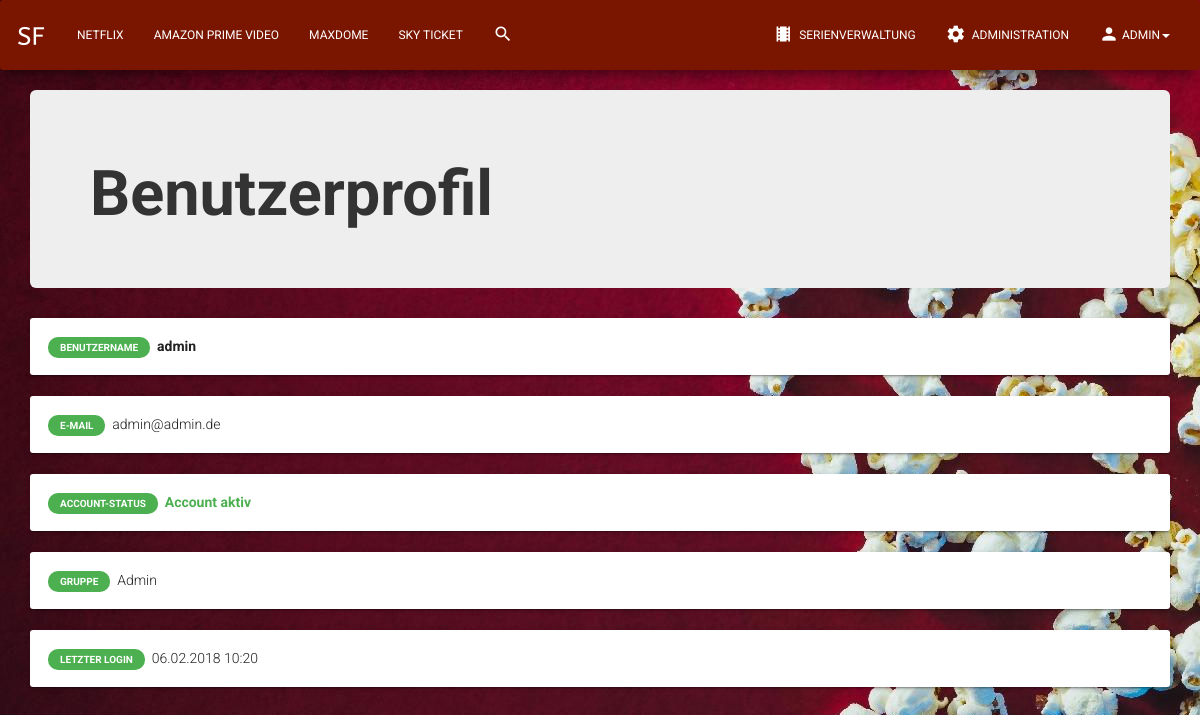
/?p=profile&id=8 (signed in), run on an earlier commit of the app's database.
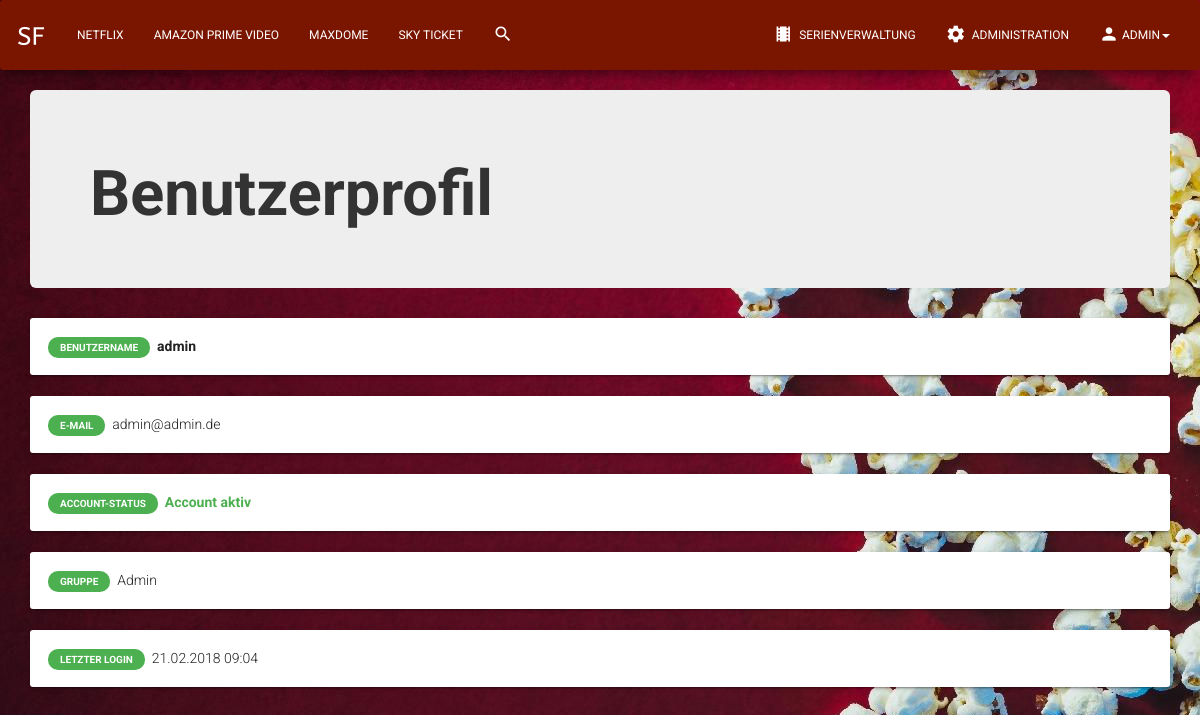
And on a later commit of the database.
### tables this page shows
CREATE TABLE `users` (
  `id` int(8) NOT NULL,
  `username` varchar(16) NOT NULL,
  `password` varchar(64) NOT NULL,
  `email` varchar(32) NOT NULL,
  `account_status` int(8) NOT NULL,
  `group_id` int(8) NOT NULL,
  `last_login` varchar(32) NOT NULL
);

### pages/profile.php (the view, shortened to what this page needs)
<div class="jumbotron">
    <h1><strong>Benutzerprofil</strong></h1>
</div>
<div class="card">
    <div class="card-body">
        <label class="label label-success">Benutzername</label>&nbsp;
        <b><?php echo $user['username']; ?></b>
    </div>
</div>
<br><br>
<div class="card">
    <div class="card-body">
        <label class="label label-success">e-Mail</label>&nbsp;
        <?php echo $user['email']; ?>
    </div>
</div>
<br><br>
<div class="card">
    <div class="card-body">
        <label class="label label-success">Account-Status</label>&nbsp;
        <?php echo get_account_status($user['account_status']); ?>
    </div>
</div>
<br><br>
<div class="card">
    <div class="card-body">
        <label class="label label-success">Gruppe</label>&nbsp;
        <?php echo $group['name']; ?>
    </div>
</div>
<br><br>
<div class="card">
    <div class="card-body">
        <label class="label label-success">Letzter Login</label>&nbsp;
        <?php echo get_date($user['last_login']); ?>
    </div>
</div>

### pages/header.php (shortened to what this page needs)
<nav class="navbar navbar-custom" role="navigation">
    <div class="container-fluid">
        <div class="navbar-header">
            <a class="navbar-brand" href="index.php">
                <img src="./images/nav_icon.png" width="32px" height="32px">
            </a>
        </div>
        <div class="collapse navbar-collapse" id="bs-example-navbar-collapse-1">
            <ul class="nav navbar-nav">
                <?php
                    if(isset($_SESSION['user']))
                    {
                        $streaming_services = get_streaming_services();
                        while($service = $streaming_services->fetch_assoc())
                        {
                            ?>
                                <li><a href="?p=service&amp;id=<?php echo $service['id']; ?>"><?php echo $service['name']; ?></a></li>
                            <?php
                        }
                        ?>
                            <li><a href="?p=search"><i class="material-icons">search</i></a></li>
                        <?php
                    }
                ?>
            </ul>
            <ul class="nav navbar-nav navbar-right">
                <?php
                    if(isset($_SESSION['user']))
                    {
                        $user = get_user('username', $_SESSION['user']);
                        $group = get_group('id', $user['group_id']);
                        if($group['perm_level'] < 3) {
                            ?>
                                <li><a href="?p=verwaltung"><i class="material-icons">local_movies</i>&nbsp;Serienverwaltung</a></li>
                                <li><a href="?p=admin"><i class="material-icons">settings</i>&nbsp;Administration</a></li>
                            <?php
                        }
                        ?>
                            <li class="dropdown">
                                <a href="#" class="dropdown-toggle" data-toggle="dropdown">
                                    <i class="material-icons">person</i><?php echo $user['username']; ?><b class="caret"></b>
                                </a>
                            </li>
                        <?php
                    } else{
                        echo '<li><a href="?p=login"><i class="material-icons">person</i>&nbsp;Anmelden</a></li>';
                    }
                ?>
            </ul>
        </div>
    </div>
</nav>

What changed in the data, as far as the page shows it:
changed users "admin": last_login "06.02.2018 10:20" → "21.02.2018 09:04"
